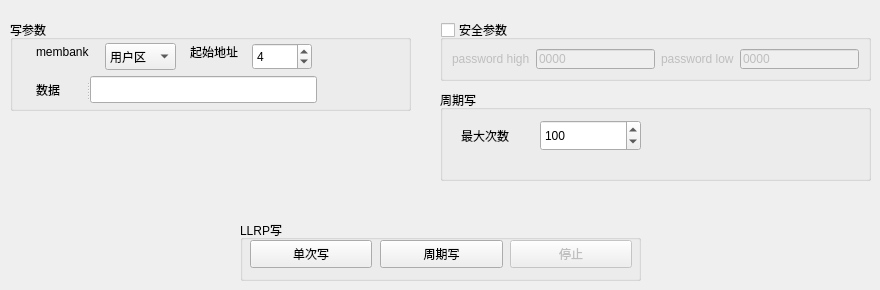
        <widget class="QWidget" name="page_10">
         <widget class="QGroupBox" name="writeAccessBox">
          <property name="enabled">
           <bool>true</bool>
          </property>
          <property name="geometry">
           <rect>
            <x>440</x>
            <y>20</y>
            <width>431</width>
            <height>61</height>
           </rect>
          </property>
          <property name="title">
           <string>安全参数</string>
          </property>
          <property name="checkable">
           <bool>true</bool>
          </property>
          <property name="checked">
           <bool>false</bool>
          </property>
          <layout class="QHBoxLayout" name="horizontalLayout_8">
           <item>
            <widget class="QLabel" name="label_49">
             <property name="text">
              <string>password high</string>
             </property>
            </widget>
           </item>
           <item>
            <widget class="QLineEdit" name="writePasswordHigh">
             <property name="text">
              <string>0000</string>
             </property>
            </widget>
           </item>
           <item>
            <widget class="QLabel" name="label_50">
             <property name="text">
              <string>password low</string>
             </property>
            </widget>
           </item>
           <item>
            <widget class="QLineEdit" name="writePasswordLow">
             <property name="text">
              <string>0000</string>
             </property>
            </widget>
           </item>
          </layout>
         </widget>
         <widget class="QGroupBox" name="groupBox_14">
          <property name="enabled">
           <bool>true</bool>
          </property>
          <property name="geometry">
           <rect>
            <x>10</x>
            <y>20</y>
            <width>401</width>
            <height>91</height>
           </rect>
          </property>
          <property name="title">
           <string>写参数</string>
          </property>
          <property name="checkable">
           <bool>false</bool>
          </property>
          <property name="checked">
           <bool>false</bool>
          </property>
          <widget class="QSplitter" name="splitter_2">
           <property name="geometry">
            <rect>
             <x>26</x>
             <y>56</y>
             <width>281</width>
             <height>27</height>
            </rect>
           </property>
           <property name="orientation">
            <enum>Qt::Horizontal</enum>
           </property>
           <widget class="QLabel" name="label_53">
            <property name="text">
             <string>数据</string>
            </property>
           </widget>
           <widget class="QLineEdit" name="writeData"/>
          </widget>
          <widget class="QLabel" name="label_51">
           <property name="geometry">
            <rect>
             <x>26</x>
             <y>23</y>
             <width>56</width>
             <height>17</height>
            </rect>
           </property>
           <property name="text">
            <string>membank</string>
           </property>
          </widget>
          <widget class="QComboBox" name="writeMembank">
           <property name="geometry">
            <rect>
             <x>95</x>
             <y>23</y>
             <width>71</width>
             <height>27</height>
            </rect>
           </property>
           <property name="currentIndex">
            <number>3</number>
           </property>
           <item>
            <property name="text">
             <string>信息区</string>
            </property>
           </item>
           <item>
            <property name="text">
             <string>编码区</string>
            </property>
           </item>
           <item>
            <property name="text">
             <string>安全区</string>
            </property>
           </item>
           <item>
            <property name="text">
             <string>用户区</string>
            </property>
           </item>
          </widget>
          <widget class="QLabel" name="label_52">
           <property name="geometry">
            <rect>
             <x>180</x>
             <y>23</y>
             <width>49</width>
             <height>17</height>
            </rect>
           </property>
           <property name="text">
            <string>起始地址</string>
           </property>
          </widget>
          <widget class="QSpinBox" name="writePtr">
           <property name="geometry">
            <rect>
             <x>242</x>
             <y>23</y>
             <width>60</width>
             <height>27</height>
            </rect>
           </property>
           <property name="minimumSize">
            <size>
             <width>60</width>
             <height>0</height>
            </size>
           </property>
           <property name="value">
            <number>4</number>
           </property>
          </widget>
         </widget>
         <widget class="QGroupBox" name="groupBox_15">
          <property name="enabled">
           <bool>true</bool>
          </property>
          <property name="geometry">
           <rect>
            <x>440</x>
            <y>90</y>
            <width>431</width>
            <height>91</height>
           </rect>
          </property>
          <property name="title">
           <string>周期写</string>
          </property>
          <property name="checkable">
           <bool>false</bool>
          </property>
          <property name="checked">
           <bool>false</bool>
          </property>
          <widget class="QLabel" name="label_54">
           <property name="geometry">
            <rect>
             <x>21</x>
             <y>35</y>
             <width>61</width>
             <height>21</height>
            </rect>
           </property>
           <property name="text">
            <string>最大次数</string>
           </property>
          </widget>
          <widget class="QSpinBox" name="writeCycleNum">
           <property name="geometry">
            <rect>
             <x>100</x>
             <y>30</y>
             <width>101</width>
             <height>31</height>
            </rect>
           </property>
           <property name="minimum">
            <number>1</number>
           </property>
           <property name="maximum">
            <number>1000000</number>
           </property>
           <property name="value">
            <number>100</number>
           </property>
          </widget>
         </widget>
         <widget class="QGroupBox" name="groupBox_36">
          <property name="enabled">
           <bool>true</bool>
          </property>
          <property name="geometry">
           <rect>
            <x>240</x>
            <y>220</y>
            <width>401</width>
            <height>61</height>
           </rect>
          </property>
          <property name="title">
           <string>LLRP写</string>
          </property>
          <property name="checkable">
           <bool>false</bool>
          </property>
          <property name="checked">
           <bool>false</bool>
          </property>
          <widget class="QPushButton" name="writeStopButton_llrp">
           <property name="enabled">
            <bool>false</bool>
           </property>
           <property name="geometry">
            <rect>
             <x>270</x>
             <y>20</y>
             <width>122</width>
             <height>28</height>
            </rect>
           </property>
           <property name="text">
            <string>停止</string>
           </property>
          </widget>
          <widget class="QPushButton" name="writeOnceButton_llrp">
           <property name="geometry">
            <rect>
             <x>10</x>
             <y>20</y>
             <width>122</width>
             <height>28</height>
            </rect>
           </property>
           <property name="text">
            <string>单次写</string>
           </property>
          </widget>
          <widget class="QPushButton" name="writeCycleButton_llrp">
           <property name="geometry">
            <rect>
             <x>140</x>
             <y>20</y>
             <width>123</width>
             <height>28</height>
            </rect>
           </property>
           <property name="text">
            <string>周期写</string>
           </property>
          </widget>
         </widget>
        </widget>
